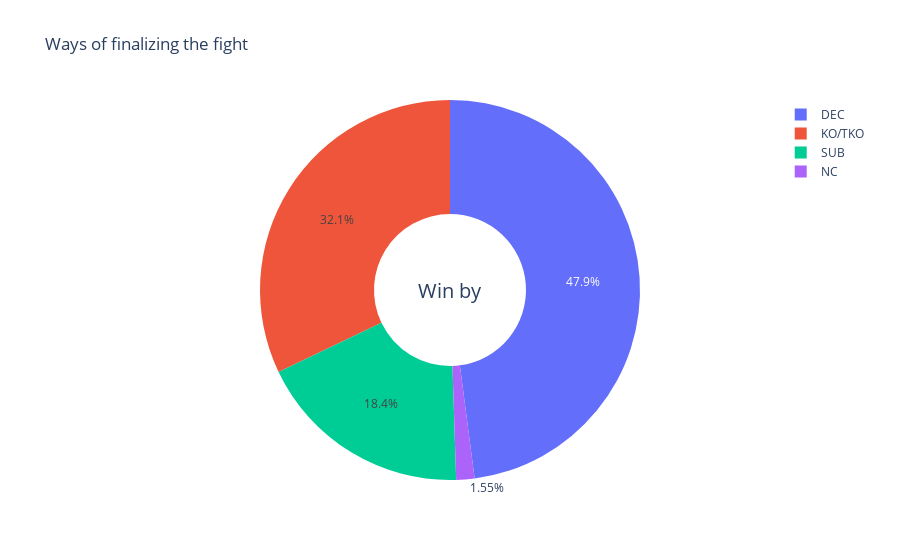

The cell this chart's notebook holds for it:
### Markdown cell above
# Which is the most popular way of finalization?

### Code cell
temp = df['winby'].value_counts()
fig = {
  'data': [
    {
      'values': temp.values,
      'labels': temp.index,
      'domain': {"x": [0, 1]},      
      'hole': .4,
      'type': 'pie'
    },
    
    ],
  'layout': {
        'title':'Ways of finalizing the fight',
        'annotations': [
            {
                'font': {
                    'size': 20
                },
                'showarrow': False,
                'text': 'Win by',
                'x': 0.50,
                'y': 0.5
            }
            
        ]
    }
}
iplot(fig, filename='winby chart')

### Figure 1 — Plotly figure (JSON) as saved in the notebook; plotly's stock layout.template omitted (floating-point values rounded to 4 significant figures)
{"data": [{"domain": {"x": [0, 1]}, "hole": 0.4, "labels": ["DEC", "KO/TKO", "SUB", "NC"], "type": "pie", "values": [1111, 744, 427, 36]}], "layout": {"annotations": [{"font": {"size": 20}, "showarrow": false, "text": "Win by", "x": 0.5, "y": 0.5}], "autosize": true, "title": {"text": "Ways of finalizing the fight"}}}
